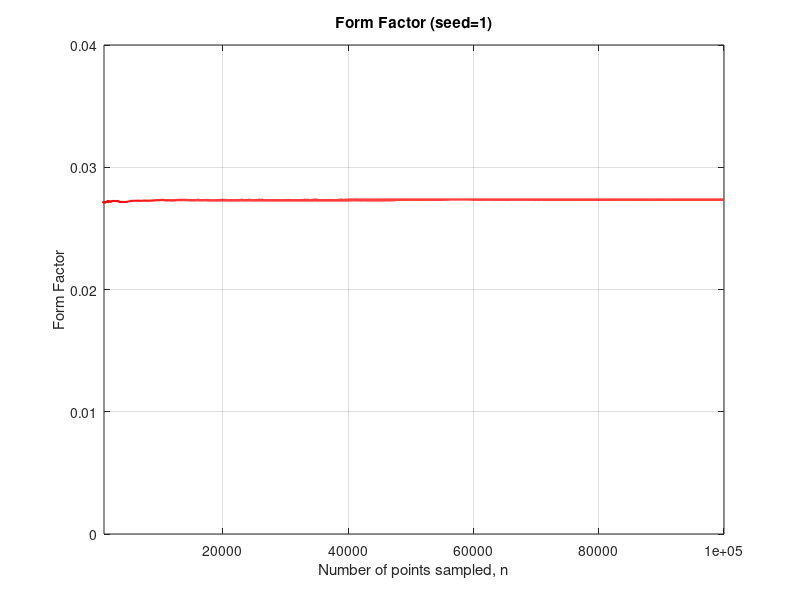

Here is the MATLAB script that generated this plot:
close all;
nSamples=100000;
seed = 1;
rand('seed',seed);
FormFac=zeros(nSamples,1);
sum=0;

for n=1:nSamples
    % when sampling points in the right triangle, we can simply sample in
    % the rectangle, for those points out of triangle, we can map it in to
    % the corresponding points in the triangle due to the centrosymmetric
    % to guarantee the sampling is uniform.
    r1=rand(1,1);
    x=2*r1;
    r2=rand(1,1);
    y=r2*(-2)/sqrt(3);
    if(y<(x*(-1)/sqrt(3)))
        % this case the point is out of triangle
        x=2-x;
        y=((-2)/sqrt(3))-y;
    end
    % due to parallel, the two angles in the form factor formula should be
    % the same, for simplicity, we will calculate the cos of it by
    % definition, which is b divided by the distance between random sampled point to
    % origin. Also, visibility term is 1 due to no obstacle.
    dist=sqrt(x^2+y^2+3^2);
    cosepsilon=3/dist;
    sum=sum+(cosepsilon^2/(pi*(dist^2)));
    FormFac(n)=(sum/n)*(2/sqrt(3));
end

plot(FormFac, 'r-', 'linewidth', 2);
title(sprintf('Form Factor (seed=%d)',seed));
xlabel('Number of points sampled, n');
ylabel('Form Factor');
axis([1000,100000 0 0.04]);

grid on

pause
print -dpsc2 FormFac.eps
close
